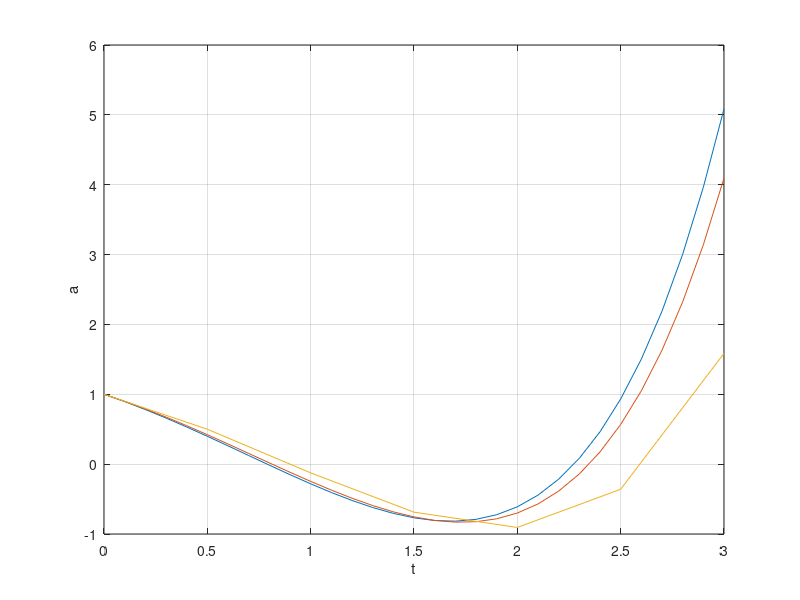

Write MATLAB code to recreate this figure.
% use % to start comment lines
%example of plotting a function
%plot a(t)=5*(1+t+exp(t)) from -2 to 2

t = [0:0.1:3];   %creates a vector of t values from -2 to 2 with .1 increments
u = [0:0.5:3];
a = -(t.^2) - 2*t +exp(t);    %computes vector of a values.  semicolon after the
b = ((t.^2) - 2) * 0.1;
b = [1.0 b];
for j = [2:1:length(b)],
b(j) = b(j) + (1.1)*b(j-1);
end
b = b(1:length(b)-1);

t2 = [0:0.5:3];
b2 = ((t2.^2) - 2) * 0.5;
b2 = [1.0 b2];

for j = [2:1:length(b2)],
b2(j) = b2(j) + (1.5)*b2(j-1);
end
b2 = b2(1:length(b2)-1);
%expression suppresses echoing of output into command window
plot(t,a,t,b,u,b2)   % plots t on x-axis, and a on y-axis.  Plot will autoscale
xlabel('t')
ylabel('a')

grid    %adds a grid
%to plot points instead of a line, use plot(t,a,'o')
%to plot point and a line, use plot(t,a,'o-')

